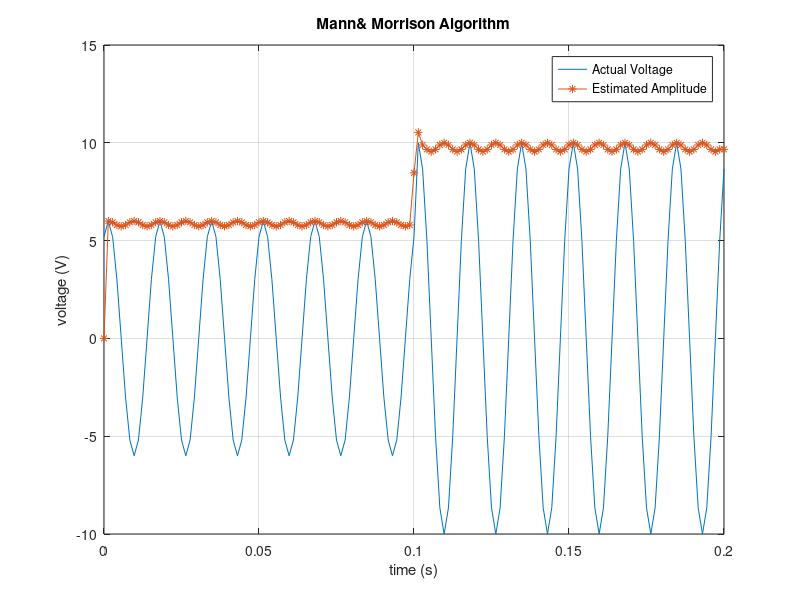

Recreate this plot in MATLAB.
clc
clear all

%% Input
f = 60; % Frequency (Hz)
T = 1/f; % Period (s)
n = 12; % Samples per cycle
dt = T/n; % delta T
time = 0: dt : 0.2;
voltage = 6*sin(2*pi*f.*time + + pi/3).*(time<=0.1) + 10*sin(2*pi*f.*time+ pi/3).*(time>0.1);
%% Mann & Morrison Algorithm
for i = 2:length(time)-1
    sine_component = voltage(i); 
    cosine_component = (voltage(i+1) - voltage(i-1))/(4*pi*60*dt);
    Vp(i) = sqrt(sine_component^2 + cosine_component^2);
end

Vp(length(time)) = Vp(length(time)-1);

%% Plot
plot(time,voltage,time,Vp,'*-')
title('Mann& Morrison Algorithm')
xlabel('time (s)')
ylabel('voltage (V)')
legend('Actual Voltage','Estimated Amplitude')
grid